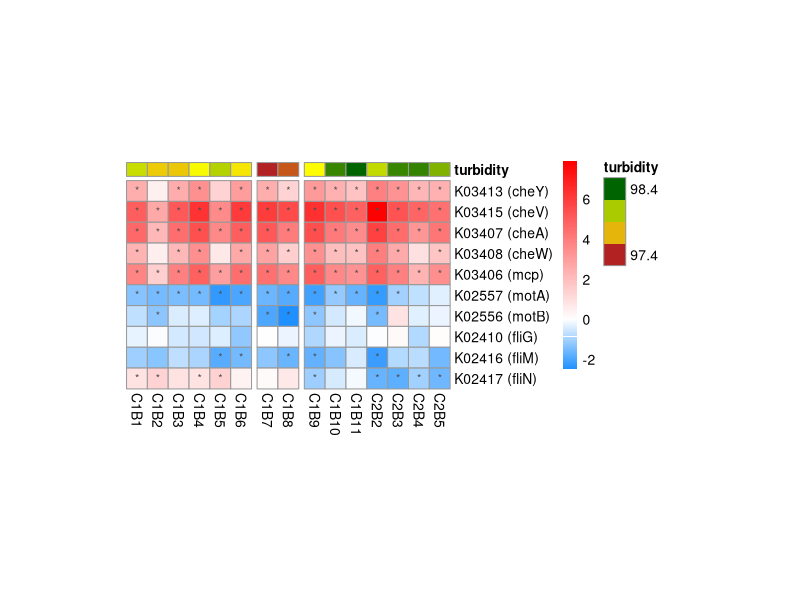

R code for this plot:
###-------- load packages you need --------###
library(pheatmap)

###-------- load data --------###
dta <- read.csv("input/chemotaxisde.csv", header=TRUE, row.names = 1)
sd <- read.csv("input/chemotaxissd.csv", header=TRUE, row.names = 1)
turb <- read.csv("input/turbid.csv", header = TRUE, row.names = 1)

###-------- set colors and other formatting --------###
ann_colors = list(turbidity = c("firebrick", "yellow", "darkgreen"))

# set breaks to center around zero and colors
col <- colorRampPalette(c("dodgerblue","white","red"))(256)
myBreaks <- c(seq(min(dta), 0, length.out=ceiling(256/2) + 1), 
                  seq(max(dta)/256, max(dta), length.out=floor(256/2)))

###-------- generate pheatmap plot --------###
pheatmap(dta, 
         breaks = myBreaks,
         color = col,
         gaps_col = c(6,8),
         cluster_cols=FALSE, 
         cluster_rows = FALSE,
         fontsize_row = 10, 
         annotation_col=turb,
         annotation_colors=ann_colors,
         show_rownames = TRUE,
         cellwidth = 15,
         cellheight = 15,
         display_numbers = matrix(ifelse(sd < 0.05, "*", ""),nrow(sd))
         )
